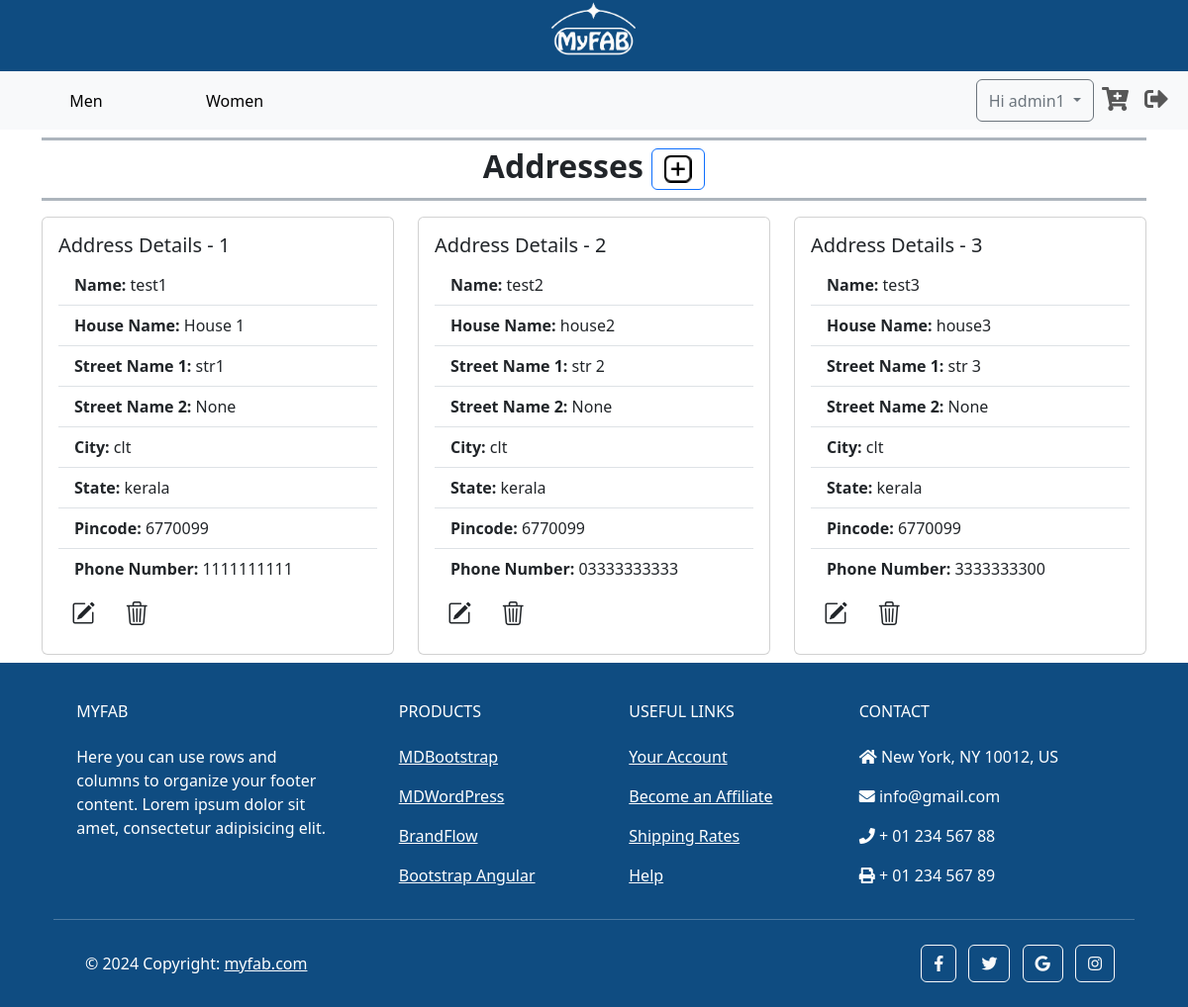
Before: /accounts/address/ (signed in) with the older database file.
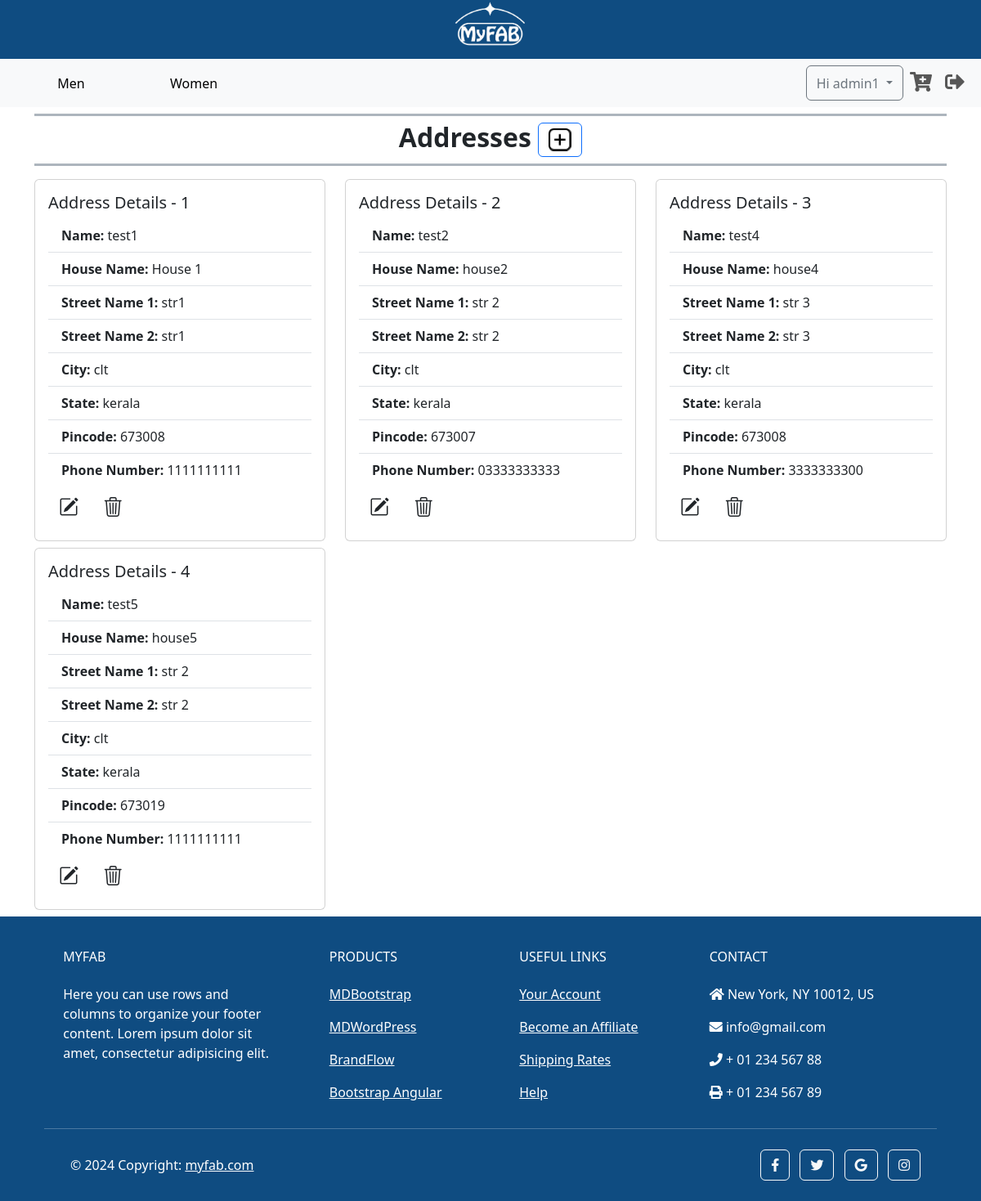
After: the same page with the newer database file.
### accounts/models.py (models this page shows, shortened)
class CustomUser(AbstractUser):
    phone_number = models.CharField(max_length=13, unique=True)

class Address(models.Model):
    customer_id = models.ForeignKey(CustomUser, on_delete=models.CASCADE)
    name = models.CharField(max_length=100, blank=False, null=False)
    house_name = models.CharField(max_length=100, blank=False, null=False)
    street_name_1 = models.CharField(max_length=100, blank=False, null=False)
    street_name_2 = models.CharField(max_length=100, blank=True, null=True)
    city = models.CharField(max_length=100, blank=False, null=False)
    state = models.CharField(max_length=100, blank=False, null=False)
    pincode = models.CharField(max_length=10, blank=False, null=False)
    phone_number = models.CharField(max_length=13)

### accounts/views.py (the view)
# urls.py: path('address/', AddressView.as_view(), name = 'address'),
class AddressView(View):
    def get(self, request):
        user = request.user
        addresses = Address.objects.filter(customer_id=user)
        address_count = addresses.count()
        context = {'addresses': addresses, 'address_count': address_count}
        return render(request, 'address.html', context)

### templates/address.html (shortened to what this page needs)
{% extends 'base.html' %}
{% load static %}
{% load custom_filters %}
{% block content %}
    <nav class="navbar navbar-expand-lg bg-body-tertiary">
        <div class="container-fluid">
        <div class="collapse navbar-collapse" id="navbarSupportedContent">
            <ul class="navbar-nav d-flex align-items-center me-auto mb-2 mb-lg-0">
                <li class="nav-item">
                    <button class="nav-link active btn btn-link" style="min-width: 150px;" aria-current="page">
                        <a class="text-black text-decoration-none" href="{% url "main:home" %}">Men</a>
                    </button>
                </li>
                <li class="nav-item">
                    <button class="nav-link btn btn-link" style="min-width: 150px;" aria-current="page">
                        <a class="text-black text-decoration-none" href="{% url "main:home_women" %}">Women</a>
                    </button>
                </li>
            </ul>
            <ul class="navbar-nav d-flex flex-row justify-content-center  ms-auto mb-2 mb-lg-0">
                {% if user.is_authenticated %}
                <div class="btn-group">
                    <button class="btn btn-outline-secondary dropdown-toggle" type="button" data-bs-toggle="dropdown" aria-expanded="false">
                        Hi {{user.first_name}}
                    </button>
                  </div>
                <li class="nav-item ms-3 ms-lg-0">
                    <a class="nav-link" href="#">
                        <i style='font-size:24px' class='fas'>&#xf217;</i></a>
                </li>
                <li class="nav-item ms-3 ms-lg-0">
                    <form action="{% url 'accounts:logout' %}" method="post">
                        <button type="submit" class="nav-link" style="border: none; background: none;"
                            data-toggle="tooltip" title="Logout">
                            <i style='font-size:24px' class='fas'>&#xf2f5;</i>
                        </button>
                    </form>
                </li>
                {% endif %}
            </ul>
        </div>
        </div>
    </nav>
    <section class="container my-2">
        {% if addresses %}
        <h5 class="border-bottom border-top border-3 border-dark-subtle fw-bold fs-2 fs-lg-5 mt-2 text-center">
            Addresses
            {% if address_count < 6  %}
            <span>
                <button class="btn btn-outline-primary my-2" data-toggle="tooltip" title="Add New"
                onclick="window.location.href='{% url 'accounts:add_address' %}'">
                    <img class="logo" src="{% static 'images/add_icon.png' %}" alt="add">
                </button>
            </span>
            {% else %}
            <span><h2>(Maximum 6 Adresses limit reached)</h2></span>
            {% endif %}
        </h5>
        <div class="row row-cols-1 row-cols-sm-2 row-cols-md-3">
            {% for address in addresses %}
            <div class="col mt-2">
                <div class="card">
                    <div class="card-body">
                        <h5 class="card-title">Address Details - {{forloop.counter}}</h5>
                        <ul class="list-group list-group-flush">
                            <li class="list-group-item"><strong>Name:</strong> {{ address.name }}</li>
                            <li class="list-group-item"><strong>House Name:</strong> {{ address.house_name }}</li>
                            <li class="list-group-item"><strong>Street Name 1:</strong> {{ address.street_name_1 }}</li>
                            <li class="list-group-item"><strong>Street Name 2:</strong> {{ address.street_name_2 }}</li>
                            <li class="list-group-item"><strong>City:</strong> {{ address.city }}</li>
                            <li class="list-group-item"><strong>State:</strong> {{ address.state }}</li>
                            <li class="list-group-item"><strong>Pincode:</strong> {{ address.pincode }}</li>
                            <li class="list-group-item"><strong>Phone Number:</strong> {{ address.phone_number }}</li>
                        </ul>
                        <a href="{% url "accounts:edit_address" address.id %}" class="btn fs-4"><i class="bi bi-pencil-square"></i></a>
                        <form id="deleteAddressForm" action="{% url "accounts:delete_address" address.id %}" method="post"
                            class="d-inline" onsubmit="return confirmDelete()">
                            <button type="submit" class="btn fs-4"><i class="bi bi-trash3"></i></button>
                        </form>
                    </div>
                </div>
            </div>
        {% endfor %}
        </div>
        {% endif %}
    </section>
{% endblock %}

### templates/base.html (shortened to what this page needs)
{% load static %}
{% load custom_filters %}
<!DOCTYPE html>
<html lang="en">
<head>
    <link rel="stylesheet" href="https://cdnjs.cloudflare.com/ajax/libs/font-awesome/5.15.4/css/all.min.css">
    <link rel="stylesheet" href="https://cdn.jsdelivr.net/npm/bootstrap-icons@1.11.3/font/bootstrap-icons.min.css">
    <link rel="stylesheet" href="{% static "./css/bootstrap.css" %}">
    <link rel="stylesheet" href="{% static "./css/style.css" %}">
</head>
<body>
    <header class="header" style="height: 6vw; background-color: #0F4C81;">
        <div class="container" style="max-height: 100%;">
            <img class="logo" style="max-width: 8%; display: block; margin: auto;" src="{% static 'images/MyFAB_transparent.png' %}" alt="Logo">
        </div>
    </header>
        {% block content %}{% endblock %}
    <footer
            class="text-center text-lg-start text-white"
            style="background-color: #0F4C81"
            >
      <div class="container p-4 pb-0">
        <section class="">
          <div class="row">
            <div class="col-md-3 col-lg-3 col-xl-3 mx-auto mt-3">
              <h6 class="text-uppercase mb-4 font-weight-bold">
                MyFAB
              </h6>
              <p>
                Here you can use rows and columns to organize your footer
                content. Lorem ipsum dolor sit amet, consectetur adipisicing
                elit.
              </p>
            </div>
            <div class="col-md-2 col-lg-2 col-xl-2 mx-auto mt-3">
              <h6 class="text-uppercase mb-4 font-weight-bold">Products</h6>
              <p>
                <a class="text-white">MDBootstrap</a>
              </p>
              <p>
                <a class="text-white">MDWordPress</a>
              </p>
              <p>
                <a class="text-white">BrandFlow</a>
              </p>
              <p>
                <a class="text-white">Bootstrap Angular</a>
              </p>
            </div>
            <div class="col-md-3 col-lg-2 col-xl-2 mx-auto mt-3">
              <h6 class="text-uppercase mb-4 font-weight-bold">
                Useful links
              </h6>
              <p>
                <a class="text-white">Your Account</a>
              </p>
              <p>
                <a class="text-white">Become an Affiliate</a>
              </p>
              <p>
                <a class="text-white">Shipping Rates</a>
              </p>
              <p>
                <a class="text-white">Help</a>
              </p>
            </div>
            <div class="col-md-4 col-lg-3 col-xl-3 mx-auto mt-3">
              <h6 class="text-uppercase mb-4 font-weight-bold">Contact</h6>
              <p><i class="fas fa-home mr-3"></i> New York, NY 10012, US</p>
              <p><i class="fas fa-envelope mr-3"></i> info@gmail.com</p>
              <p><i class="fas fa-phone mr-3"></i> + 01 234 567 88</p>
              <p><i class="fas fa-print mr-3"></i> + 01 234 567 89</p>
            </div>
          </div>
        </section>
        <hr class="my-3">
        <section class="p-3 pt-0">
          <div class="row d-flex align-items-center">
            <div class="col-md-7 col-lg-8 text-center text-md-start">
              <div class="p-3">
                © 2024 Copyright:
                <a class="text-white" href="https://mdbootstrap.com/"
                   >myfab.com</a
                  >
              </div>
            </div>
            <div class="col-md-5 col-lg-4 ml-lg-0 text-center text-md-end">
              <a
                 class="btn btn-outline-light btn-floating m-1"
                 class="text-white"
                 role="button"
                 ><i class="fab fa-facebook-f"></i
                ></a>
              <a
                 class="btn btn-outline-light btn-floating m-1"
                 class="text-white"
                 role="button"
                 ><i class="fab fa-twitter"></i
                ></a>
              <a
                 class="btn btn-outline-light btn-floating m-1"
                 class="text-white"
                 role="button"
                 ><i class="fab fa-google"></i
                ></a>
              <a
                 class="btn btn-outline-light btn-floating m-1"
                 class="text-white"
                 role="button"
                 ><i class="fab fa-instagram"></i
                ></a>
            </div>
          </div>
        </section>
      </div>
    </footer>
</body>
</html>

Changed rows visible on the page:
changed Address "test1": street_name_2 "None" → "str1"; pincode "6770099" → "673008"
changed Address "test2": street_name_2 "None" → "str 2"; pincode "6770099" → "673007"
changed Address "str 3": name "test3" → "test4"; house_name "house3" → "house4"; street_name_2 "None" → "str 3"; pincode "6770099" → "673008"
added Address: name "test5", house_name "house5", street_name_1 "str 2", street_name_2 "str 2", city "clt", state "kerala", pincode "673019", phone_number "1111111111"
